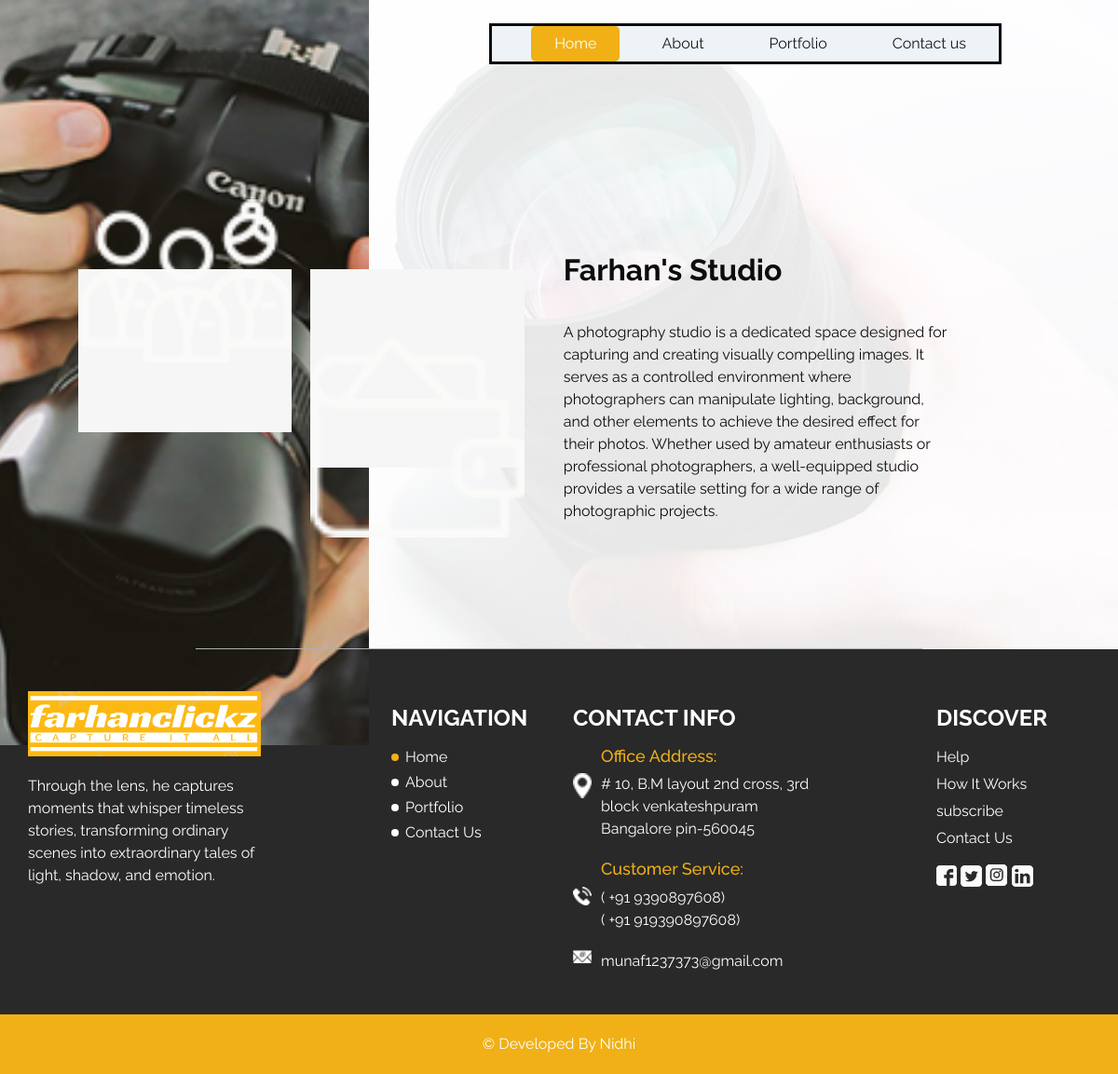
The page /about/ on the database its author committed.
### myapp/models.py (models this page shows, shortened)
class About(models.Model):
    title = models.CharField(max_length=200)
    content = models.TextField()
    image1 = models.ImageField(upload_to='about_images/', null=True, blank=True)
    image2 = models.ImageField(upload_to='about_images/', null=True, blank=True)
    added_on = models.DateTimeField(auto_now_add=True)
    class Meta:
        verbose_name_plural = "About Table"

### myapp/views.py (the view)
# urls.py: path('about/',views.about, name="about"),
def about(request):
    about_data = About.objects.first()  # Assuming you have an About instance in the database
    return render(request, 'about.html', {'about_data': about_data})

### templates/about.html (shortened to what this page needs)
<!DOCTYPE html>
<html lang="en">
{% extends "base.html" %}
{% load static %}
{% block content %}
<section class="about_section layout_padding">
    <div class="container-fluid">
        <div class="box">
            <div class="img_container">
                <div class="img-box b1">
                    <img src="{{ about_data.image1.url }}" alt="">
                </div>
                <div class="img-box b2">
                    <img src="{{ about_data.image2.url }}" alt="">
                </div>
            </div>
            <div class="detail-box">
                <h2>{{ about_data.title }}</h2>
                <p>{{ about_data.content }}</p>
            </div>
        </div>
    </div>
</section>
{% endblock %}

### static/css/style.css (style rules this page uses)
body { font-family: 'Raleway', sans-serif; color: #0c0c0c; background-color: #ffffff; }
.layout_padding { padding-top: 120px; padding-bottom: 120px; }
.about_section { position: relative; }
.about_section .box { display: -webkit-box; display: -ms-flexbox; display: flex; -webkit-box-align: end; -ms-flex-align: end; align-items: flex-end; width: 90%; margin: auto; }
.about_section .box .img_container { display: -webkit-box; display: -ms-flexbox; display: flex; -webkit-box-flex: 1.2; -ms-flex: 1.2; flex: 1.2; -webkit-box-align: start; -ms-flex-align: start; align-items: flex-start; }
.about_section .box .img_container .img-box { position: relative; margin: 0 10px; -webkit-box-flex: 1; -ms-flex: 1; flex: 1; }
.about_section .box .img_container .img-box img { width: 100%; position: relative; z-index: 2; }
.about_section .box .img_container .img-box::before { content: ""; position: absolute; top: 0; left: 0; width: 100%; height: 100%; background-color: #f6f6f6; }
.about_section .box .img_container .img-box.b1::before { -webkit-transform: translateY(75px); transform: translateY(75px); }
.about_section .box .img_container .img-box.b2 { margin-top: 150px; }
.about_section .box .img_container .img-box.b2::before { -webkit-transform: translateY(-75px); transform: translateY(-75px); }
.about_section .box .detail-box { -webkit-box-flex: 1; -ms-flex: 1; flex: 1; padding-left: 3%; padding-right: 10%; }
.about_section .box .detail-box h2 { font-weight: bold; }
.about_section .box .detail-box p { margin-top: 35px; }
.about_section::before { content: ""; position: absolute; bottom: 0; left: 50%; width: 65%; height: 1px; background-color: #b0b0b0; -webkit-transform: translateX(-50%); transform: translateX(-50%); }

### rows shown on the page
About: image1 (picture), image2 (picture), title "Farhan's Studio", content "A photography studio is a dedicated space designed for capturing and creating visually compelling images. It serves as a controlled environment where photographers can manipulate lighting, background, and other elements to achieve the desired effect for their photos. Whether used by amateur enthusiasts or professional photographers, a well-equipped studio provides a versatile setting for a wide range of photographic projects."
